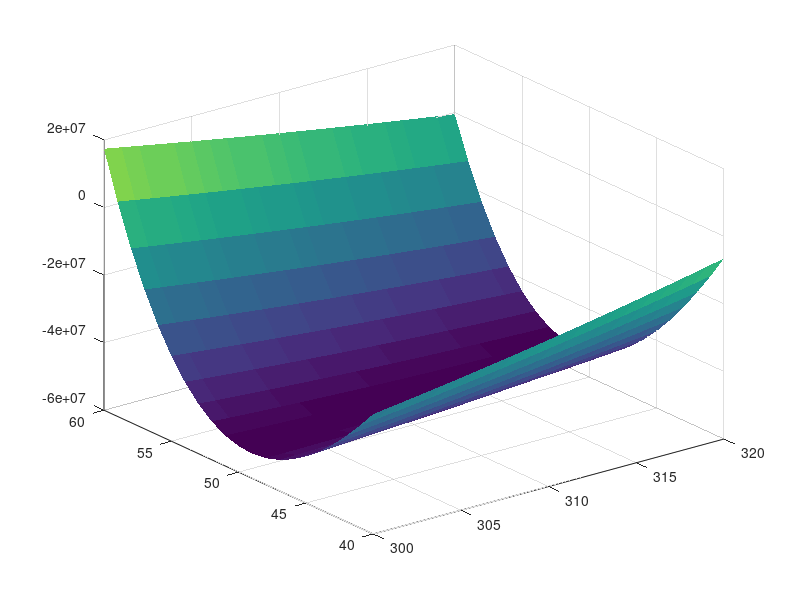

Write the MATLAB code that produced this figure. (Note: this script raises an error after producing the figure.)
alpha = 0.000002;
stopping_value = 0.1;
prev_point = [300, 50];
current_point = prev_point;
iterations = 0;
gradient = [100 100];


[X Y] = meshgrid(300:1:320,40:1:60);
Z = (0.04*X.^4)-(5*X.^2.*Y)+(0.01*Y.^4)-(0.3*X.^3.*Y)+(0.005*Y.^6)-(X.^3);
surf(X,Y,Z,'EdgeColor','None');
hold on;

while (norm(gradient) > stopping_value)
    iterations = iterations + 1;
    gradient = analytic_grad(current_point);
    current_point = prev_point - alpha * gradient;
    plot3(current_point(1), current_point(2), z_function(current_point),'m*');
    prev_point = current_point;
end


disp(current_point);
disp(z);
disp(gradient);
disp(iterations);
